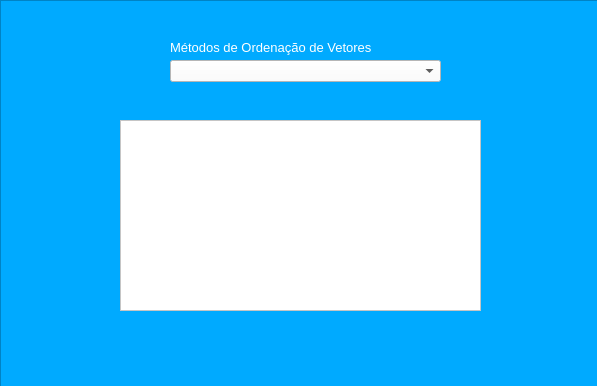
<?xml version="1.0" encoding="UTF-8"?>
<ui version="4.0">
 <class>FrmMetodosOrdenacao</class>
 <widget class="QMainWindow" name="FrmMetodosOrdenacao">
  <property name="geometry">
   <rect>
    <x>0</x>
    <y>0</y>
    <width>597</width>
    <height>386</height>
   </rect>
  </property>
  <property name="windowTitle">
   <string>Sobre os Métodos de Ordenação de Vetores</string>
  </property>
  <property name="windowIcon">
   <iconset>
    <normaloff>../resources/icon.png</normaloff>../resources/icon.png</iconset>
  </property>
  <widget class="QWidget" name="centralwidget">
   <widget class="QFrame" name="frame">
    <property name="geometry">
     <rect>
      <x>0</x>
      <y>0</y>
      <width>601</width>
      <height>391</height>
     </rect>
    </property>
    <property name="styleSheet">
     <string notr="true">background-color: rgb(0, 170, 255);</string>
    </property>
    <property name="frameShape">
     <enum>QFrame::StyledPanel</enum>
    </property>
    <property name="frameShadow">
     <enum>QFrame::Raised</enum>
    </property>
    <widget class="QComboBox" name="cboMetodosOrdenacao">
     <property name="geometry">
      <rect>
       <x>170</x>
       <y>60</y>
       <width>271</width>
       <height>22</height>
      </rect>
     </property>
     <property name="font">
      <font>
       <pointsize>10</pointsize>
      </font>
     </property>
     <property name="styleSheet">
      <string notr="true">background-color: rgb(255, 255, 255);</string>
     </property>
     <property name="currentText">
      <string/>
     </property>
    </widget>
    <widget class="QLabel" name="lblLoading">
     <property name="geometry">
      <rect>
       <x>170</x>
       <y>40</y>
       <width>201</width>
       <height>16</height>
      </rect>
     </property>
     <property name="text">
      <string>&lt;html&gt;&lt;head/&gt;&lt;body&gt;&lt;p&gt;&lt;span style=&quot; font-size:10pt; color:#ffffff;&quot;&gt;Métodos de Ordenação de Vetores&lt;/span&gt;&lt;/p&gt;&lt;/body&gt;&lt;/html&gt;</string>
     </property>
    </widget>
    <widget class="QTextEdit" name="txtMetodosOrdenacao">
     <property name="geometry">
      <rect>
       <x>120</x>
       <y>120</y>
       <width>361</width>
       <height>191</height>
      </rect>
     </property>
     <property name="font">
      <font>
       <pointsize>10</pointsize>
      </font>
     </property>
     <property name="styleSheet">
      <string notr="true">background-color: rgb(255, 255, 255);</string>
     </property>
     <property name="readOnly">
      <bool>true</bool>
     </property>
    </widget>
   </widget>
  </widget>
 </widget>
 <resources/>
 <connections/>
</ui>
